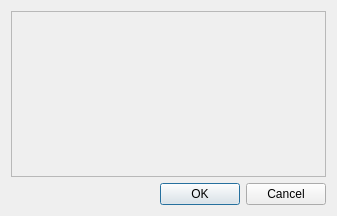
<?xml version="1.0" encoding="UTF-8"?>
<ui version="4.0">
 <class>UserInputDialog</class>
 <widget class="QWidget" name="UserInputDialog">
  <property name="geometry">
   <rect>
    <x>0</x>
    <y>0</y>
    <width>337</width>
    <height>216</height>
   </rect>
  </property>
  <property name="windowTitle">
   <string>用户输入</string>
  </property>
  <property name="windowIcon">
   <iconset resource="MainWIndow.qrc">
    <normaloff>:/MainWIndow/win_images/main_window.png</normaloff>:/MainWIndow/win_images/main_window.png</iconset>
  </property>
  <layout class="QVBoxLayout" name="verticalLayout">
   <item>
    <widget class="QFrame" name="frame">
     <property name="frameShape">
      <enum>QFrame::StyledPanel</enum>
     </property>
     <property name="frameShadow">
      <enum>QFrame::Raised</enum>
     </property>
    </widget>
   </item>
   <item>
    <widget class="QDialogButtonBox" name="buttonBox">
     <property name="standardButtons">
      <set>QDialogButtonBox::Cancel|QDialogButtonBox::Ok</set>
     </property>
    </widget>
   </item>
  </layout>
 </widget>
 <resources>
  <include location="MainWIndow.qrc"/>
 </resources>
 <connections>
  <connection>
   <sender>buttonBox</sender>
   <signal>accepted()</signal>
   <receiver>UserInputDialog</receiver>
   <slot>accept()</slot>
   <hints>
    <hint type="sourcelabel">
     <x>257</x>
     <y>186</y>
    </hint>
    <hint type="destinationlabel">
     <x>336</x>
     <y>160</y>
    </hint>
   </hints>
  </connection>
  <connection>
   <sender>buttonBox</sender>
   <signal>rejected()</signal>
   <receiver>UserInputDialog</receiver>
   <slot>reject()</slot>
   <hints>
    <hint type="sourcelabel">
     <x>325</x>
     <y>195</y>
    </hint>
    <hint type="destinationlabel">
     <x>336</x>
     <y>193</y>
    </hint>
   </hints>
  </connection>
 </connections>
 <slots>
  <slot>accept()</slot>
  <slot>reject()</slot>
 </slots>
</ui>
